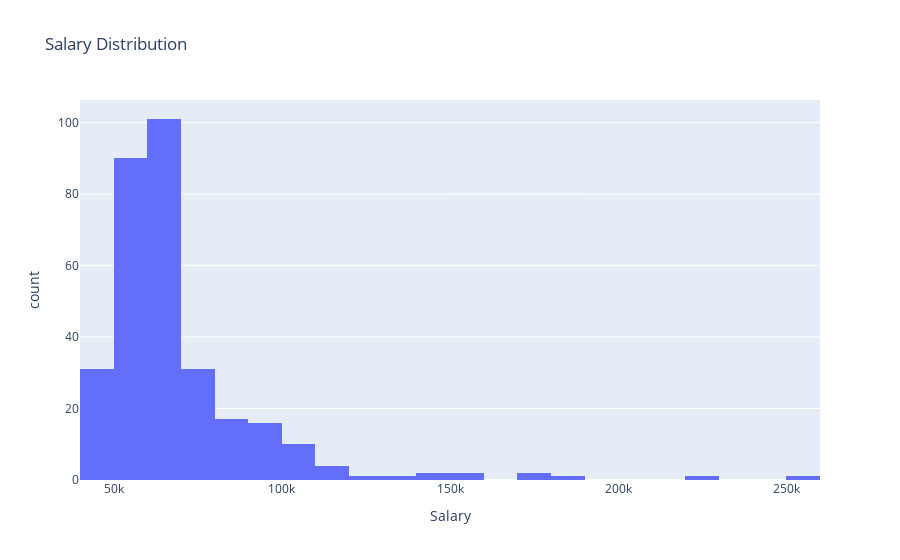

Here is the notebook cell this chart was saved with:
### Markdown cell above
---

### 🎯 Example 6: Salary histogram

▶️ Draw a histogram of `Salary` in `df_hr`.

### Code cell
fig = px.histogram(df_hr, x="Salary", title="Salary Distribution")
fig.show()

### Figure 1 — Plotly figure (JSON) as saved in the notebook; plotly's stock layout.template omitted (floating-point values rounded to 4 significant figures; data arrays with more than 128 entries replaced by an {"elided": "..."} marker saying what was removed)
{"data": [{"bingroup": "x", "hovertemplate": "Salary=%{x}<br>count=%{y}<extra></extra>", "legendgroup": "", "marker": {"color": "#636efa", "pattern": {"shape": ""}}, "name": "", "orientation": "v", "showlegend": false, "type": "histogram", "x": {"elided": "311 int values"}, "xaxis": "x", "yaxis": "y"}], "layout": {"barmode": "relative", "legend": {"tracegroupgap": 0}, "title": {"text": "Salary Distribution"}, "xaxis": {"anchor": "y", "domain": [0, 1], "title": {"text": "Salary"}}, "yaxis": {"anchor": "x", "domain": [0, 1], "title": {"text": "count"}}}}
